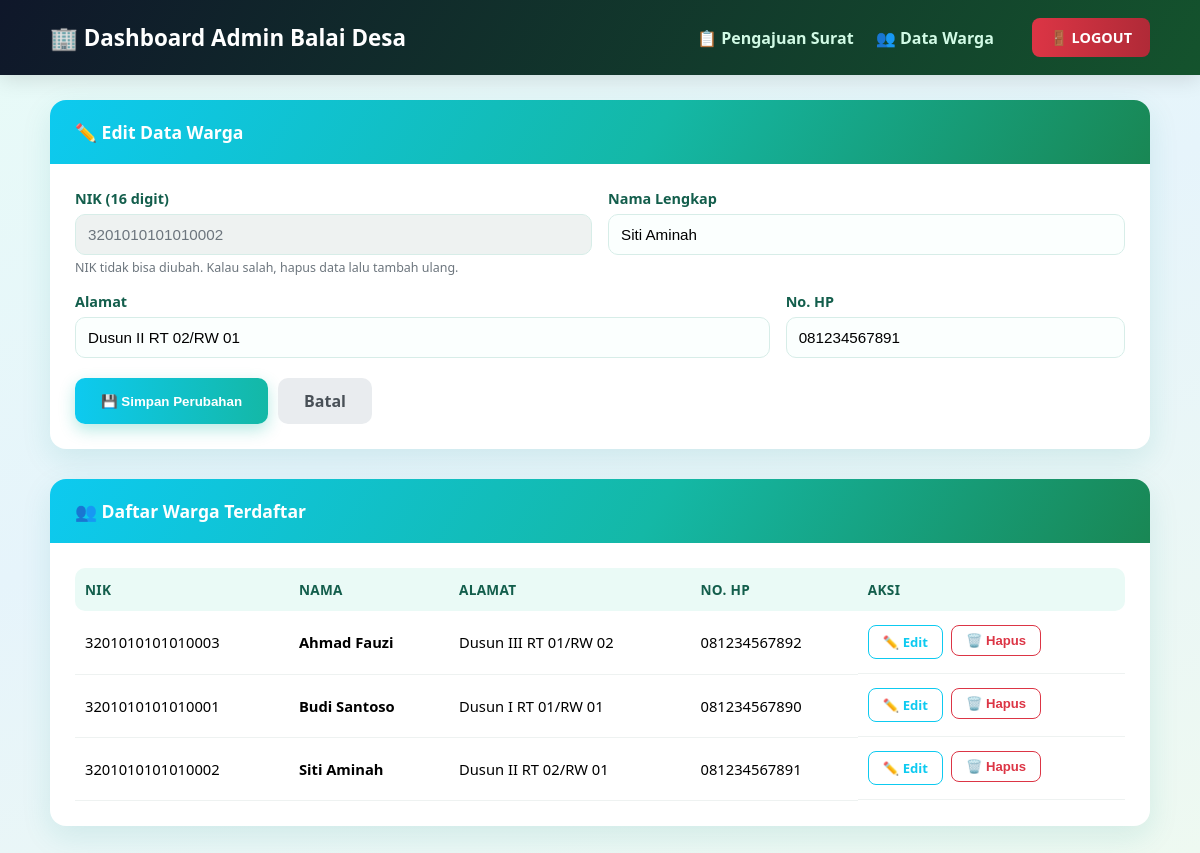
The app's page /admin_warga.php?edit=3201010101010002 (signed in) with its own data.
### tables this page shows
CREATE TABLE warga (
    nik        CHAR(16) NOT NULL,
    nama       VARCHAR(100) NOT NULL,
    alamat     VARCHAR(255) DEFAULT NULL,
    no_hp      VARCHAR(20)  DEFAULT NULL,
    created_at TIMESTAMP DEFAULT CURRENT_TIMESTAMP,
    PRIMARY KEY (nik)
);

### admin_warga.php (the view, shortened to what this page needs)
<?php
include 'koneksi.php';
$edit_data = null;
if (isset($_GET['edit'])) {
    $nik_edit = trim(strip_tags($_GET['edit']));
    $q = $koneksi->prepare("SELECT * FROM warga WHERE nik = :nik");
    $q->bindParam(':nik', $nik_edit);
    $q->execute();
    $edit_data = $q->fetch();
}
$list_warga = $koneksi->query("SELECT * FROM warga ORDER BY nama ASC")->fetchAll();
?>
<!DOCTYPE html>
<html lang="id">
<head>
</head>
<body>
<nav class="navbar">
    <div class="container">
        <a class="navbar-brand" href="admin.php">🏢 Dashboard Admin Balai Desa</a>
        <div class="nav-right">
            <div class="nav-links">
                <a href="admin.php">📋 Pengajuan Surat</a>
                <a href="admin_warga.php">👥 Data Warga</a>
            </div>
            <a href="admin.php?logout=1" class="btn-logout" onclick="return confirm('Yakin ingin keluar?')">🚪 LOGOUT</a>
        </div>
    </div>
</nav>
<div class="container">
    <div class="card">
        <div class="card-header">
            <?php echo $edit_data ? '✏️ Edit Data Warga' : '➕ Tambah Data Warga'; ?>
        </div>
        <div class="card-body">
            <form action="" method="POST">
                <div class="form-grid">
                    <div class="col-6">
                        <label class="form-label">NIK (16 digit)</label>
                        <input type="text" name="nik" class="form-control" maxlength="16" required
                               value="<?php echo $edit_data ? htmlspecialchars($edit_data['nik']) : ''; ?>"
                               <?php echo $edit_data ? 'readonly' : ''; ?>>
                        <?php if ($edit_data): ?>
                            <span class="hint">NIK tidak bisa diubah. Kalau salah, hapus data lalu tambah ulang.</span>
                        <?php endif; ?>
                    </div>
                    <div class="col-6">
                        <label class="form-label">Nama Lengkap</label>
                        <input type="text" name="nama" class="form-control" required
                               value="<?php echo $edit_data ? htmlspecialchars($edit_data['nama']) : ''; ?>">
                    </div>
                    <div class="col-8">
                        <label class="form-label">Alamat</label>
                        <input type="text" name="alamat" class="form-control"
                               value="<?php echo $edit_data ? htmlspecialchars($edit_data['alamat']) : ''; ?>">
                    </div>
                    <div class="col-4">
                        <label class="form-label">No. HP</label>
                        <input type="text" name="no_hp" class="form-control"
                               value="<?php echo $edit_data ? htmlspecialchars($edit_data['no_hp']) : ''; ?>">
                    </div>
                </div>
                <div class="form-actions">
                    <?php if ($edit_data): ?>
                        <button type="submit" name="update_warga" class="btn-save">💾 Simpan Perubahan</button>
                        <a href="admin_warga.php" class="btn-cancel">Batal</a>
                    <?php else: ?>
                        <button type="submit" name="tambah_warga" class="btn-save">➕ Tambah Warga</button>
                    <?php endif; ?>
                </div>
            </form>
        </div>
    </div>
    <div class="card">
        <div class="card-header">👥 Daftar Warga Terdaftar</div>
        <div class="card-body">
            <div class="table-wrap">
                <table>
                    <thead>
                        <tr>
                            <th>NIK</th>
                            <th>Nama</th>
                            <th>Alamat</th>
                            <th>No. HP</th>
                            <th>Aksi</th>
                        </tr>
                    </thead>
                    <tbody>
                        <?php if (count($list_warga) > 0): ?>
                            <?php foreach ($list_warga as $w): ?>
                                <tr>
                                    <td><?php echo htmlspecialchars($w['nik']); ?></td>
                                    <td><strong><?php echo htmlspecialchars($w['nama']); ?></strong></td>
                                    <td><?php echo htmlspecialchars($w['alamat']); ?></td>
                                    <td><?php echo htmlspecialchars($w['no_hp']); ?></td>
                                    <td class="aksi-cell">
                                        <a href="admin_warga.php?edit=<?php echo urlencode($w['nik']); ?>" class="btn-edit">✏️ Edit</a>
                                        <form action="" method="POST" onsubmit="return confirm('Yakin hapus warga ini? Riwayat pengajuan suratnya juga ikut terhapus.');">
                                            <button type="submit" name="hapus_warga" class="btn-hapus">🗑️ Hapus</button>
                                        </form>
                                    </td>
                                </tr>
                            <?php endforeach; ?>
                        <?php else: ?>
                            <tr><td colspan="5" class="empty-state">Belum ada data warga.</td></tr>
                        <?php endif; ?>
                    </tbody>
                </table>
            </div>
        </div>
    </div>
</div>
</body>
</html>

### admin_warga.php (style rules this page uses)
* { box-sizing: border-box; }
body { background: linear-gradient(160deg, #e8fbf7 0%, #e6f4fb 45%, #eef9f1 100%); font-family: 'Segoe UI', Tahoma, Geneva, Verdana, sans-serif; margin: 0; min-height: 100vh; }
.navbar { background: linear-gradient(120deg, #0f172a 0%, #14532d 100%); padding: 18px 0; box-shadow: 0 4px 20px rgba(0,0,0,0.12); }
.navbar .container { max-width: 1140px; margin: 0 auto; padding: 0 20px; display: flex; justify-content: space-between; align-items: center; flex-wrap: wrap; gap: 12px; }
.navbar-brand { color: #fff; font-weight: bold; font-size: 1.4rem; text-decoration: none; }
.nav-right { display: flex; align-items: center; gap: 20px; }
.nav-links a { color: #d1fae5; text-decoration: none; font-weight: 600; margin-right: 18px; transition: 0.2s; }
.btn-logout { background: linear-gradient(90deg, #dc3545, #b02a37); color: #fff; border: none; padding: 10px 18px; border-radius: 8px; font-weight: bold; text-decoration: none; font-size: 0.9rem; transition: 0.2s; }
.container { max-width: 1140px; margin: 0 auto; padding: 0 20px; }
.card { background: #fff; border-radius: 16px; box-shadow: 0 10px 30px rgba(13, 148, 136, 0.12); overflow: hidden; margin-top: 25px; margin-bottom: 30px; }
.card-header { padding: 20px 25px; color: #fff; font-weight: bold; font-size: 1.1rem; background: linear-gradient(120deg, #0dcaf0 0%, #14b8a6 55%, #198754 100%); }
.card-body { padding: 25px; }
.form-grid { display: grid; grid-template-columns: repeat(12, 1fr); gap: 16px; }
.col-6 { grid-column: span 6; }
.col-8 { grid-column: span 8; }
.col-4 { grid-column: span 4; }
.form-label { display: block; font-weight: bold; margin-bottom: 6px; color: #135e4c; font-size: 0.9rem; }
.form-control { width: 100%; padding: 11px 12px; border-radius: 10px; border: 1.5px solid #d7ede8; font-size: 0.95rem; background: #fbfffe; }
.form-control[readonly] { background: #eef2f1; color: #6c757d; }
.hint { font-size: 0.78rem; color: #6c757d; display: block; margin-top: 4px; }
.form-actions { margin-top: 20px; display: flex; gap: 10px; }
.btn-save { background: linear-gradient(90deg, #0dcaf0, #14b8a6); color: #fff; border: none; padding: 12px 26px; border-radius: 10px; font-weight: bold; cursor: pointer; box-shadow: 0 6px 16px rgba(20,184,166,.3); }
.btn-cancel { background: #e9ecef; color: #495057; border: none; padding: 12px 26px; border-radius: 10px; font-weight: bold; text-decoration: none; display: inline-block; }
.table-wrap { overflow-x: auto; }
table { width: 100%; border-collapse: collapse; }
thead th { text-align: left; padding: 12px 10px; color: #135e4c; background: #eafaf6; font-size: 0.85rem; text-transform: uppercase; letter-spacing: .3px; }
thead th:first-child { border-radius: 10px 0 0 10px; }
thead th:last-child { border-radius: 0 10px 10px 0; }
tbody td { padding: 14px 10px; border-bottom: 1px solid #eef2f1; vertical-align: middle; font-size: 0.92rem; }
.aksi-cell { display: flex; gap: 8px; }
.btn-edit, .btn-hapus { padding: 7px 14px; border-radius: 8px; font-size: 0.82rem; font-weight: bold; text-decoration: none; border: 1.5px solid transparent; cursor: pointer; }
.btn-edit { border-color: #0dcaf0; color: #0dcaf0; background: #fff; }
.btn-hapus { border-color: #dc3545; color: #dc3545; background: #fff; }

### records on screen
warga: nik "3201010101010002", nama "Siti Aminah", alamat "Dusun II RT 02/RW 01", no_hp "081234567891"
warga: nik "3201010101010003", nama "Ahmad Fauzi", alamat "Dusun III RT 01/RW 02", no_hp "081234567892"
warga: nik "3201010101010001", nama "Budi Santoso", alamat "Dusun I RT 01/RW 01", no_hp "081234567890"
